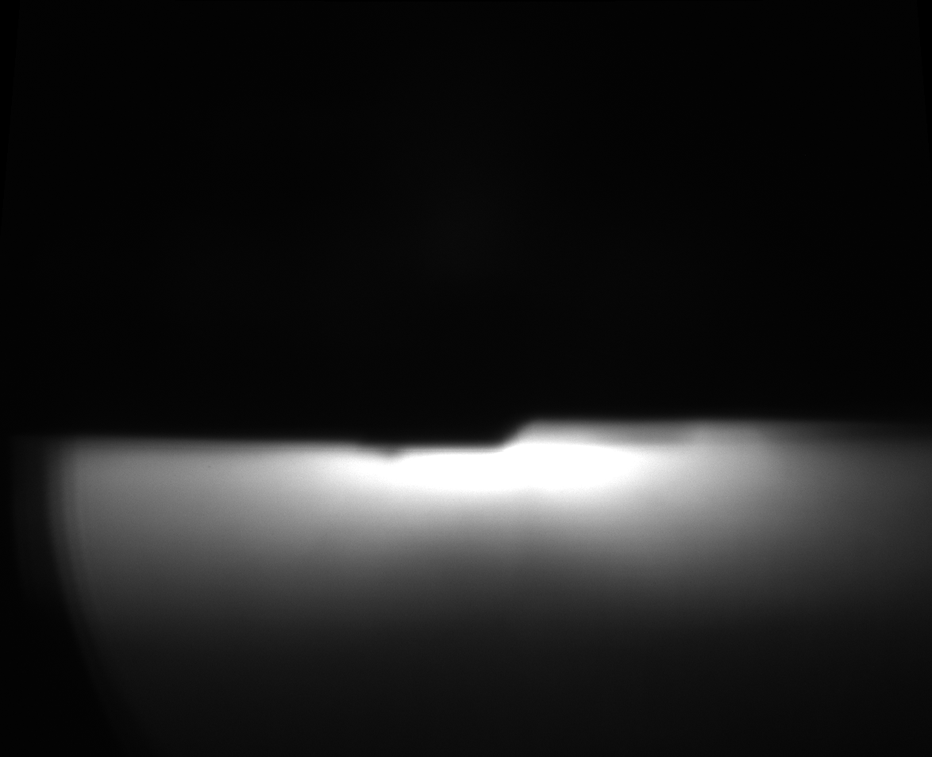
#> input picture 300.bmp, 932 x 757 px, shrunk from 1174 x 954 before the run, found by its file name
$ python '二值化处理.py'
#> lines starting #> are read from the running program, lines starting #| are printed output that depends on the picture; after the words box and inside, x2 and y2 are one past the last pixel; in counts of white or black regions, pixels touching at a corner belong together
import cv2
import numpy as np

# 读取图像并转换为灰度图
img = cv2.imread('300.bmp', 0)
#> img is the input picture: shape (757, 932); min 0, max 255, mean 30.7

# 不使用 _
ret, binary_with_ret = cv2.threshold(img, 30, 255, cv2.THRESH_BINARY)
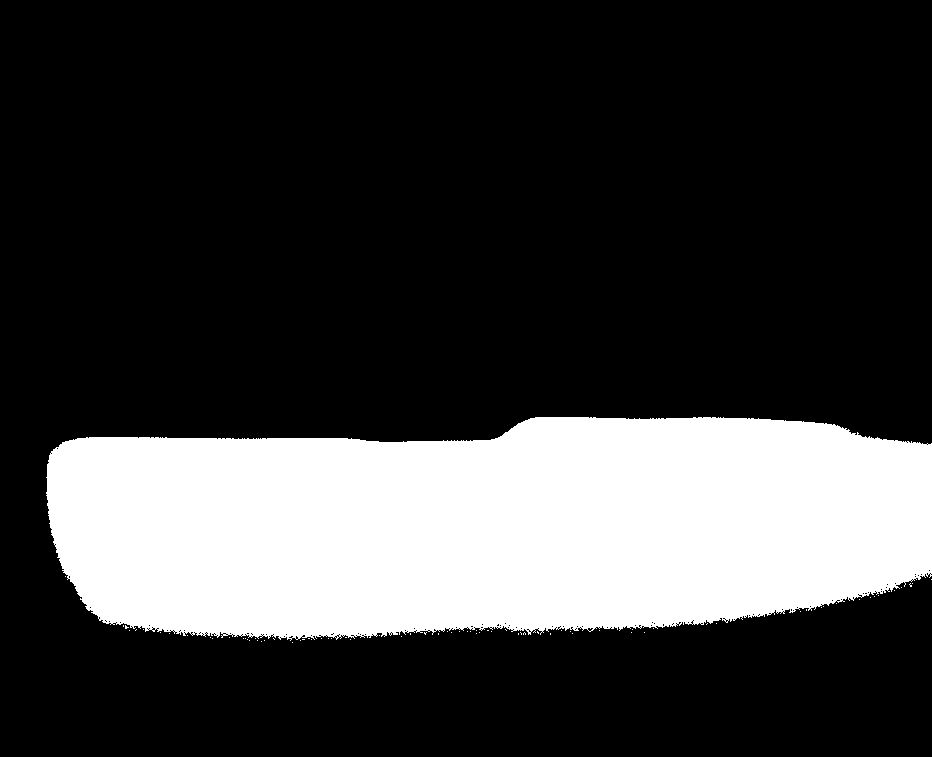
#> binary_with_ret: shape (757, 932); 23.8% white; 77 white regions (76 under 20 px), largest, box (x1, y1, x2, y2) and area: (46, 417, 932, 641) 167678
print("实际使用的阈值:", ret)

# 使用 _
_, binary_with_underscore = cv2.threshold(img, 30, 255, cv2.THRESH_BINARY)

# 显示二值化后的图像
cv2.imshow('Binary Image with _', binary_with_underscore)
cv2.waitKey(0)
cv2.destroyAllWindows()
